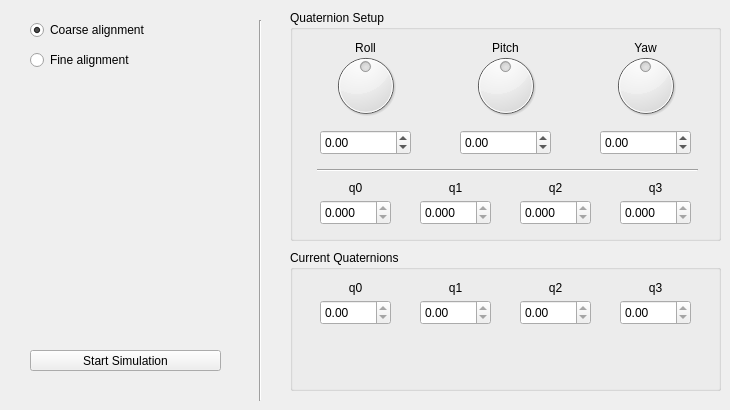
    <widget class="QWidget" name="attitudeControlTab">
     <attribute name="title">
      <string>Attitude Control</string>
     </attribute>
     <widget class="QGroupBox" name="currentQuaternionBox">
      <property name="geometry">
       <rect>
        <x>290</x>
        <y>250</y>
        <width>431</width>
        <height>141</height>
       </rect>
      </property>
      <property name="title">
       <string>Current Quaternions</string>
      </property>
      <widget class="QLabel" name="cur_q0_label">
       <property name="geometry">
        <rect>
         <x>30</x>
         <y>30</y>
         <width>71</width>
         <height>16</height>
        </rect>
       </property>
       <property name="text">
        <string>q0</string>
       </property>
       <property name="alignment">
        <set>Qt::AlignCenter</set>
       </property>
      </widget>
      <widget class="QLabel" name="cur_q1_label">
       <property name="geometry">
        <rect>
         <x>130</x>
         <y>30</y>
         <width>71</width>
         <height>16</height>
        </rect>
       </property>
       <property name="text">
        <string>q1</string>
       </property>
       <property name="alignment">
        <set>Qt::AlignCenter</set>
       </property>
      </widget>
      <widget class="QLabel" name="cur_q2_label">
       <property name="geometry">
        <rect>
         <x>230</x>
         <y>30</y>
         <width>71</width>
         <height>16</height>
        </rect>
       </property>
       <property name="text">
        <string>q2</string>
       </property>
       <property name="alignment">
        <set>Qt::AlignCenter</set>
       </property>
      </widget>
      <widget class="QLabel" name="cur_q3_label">
       <property name="geometry">
        <rect>
         <x>330</x>
         <y>30</y>
         <width>71</width>
         <height>16</height>
        </rect>
       </property>
       <property name="text">
        <string>q3</string>
       </property>
       <property name="alignment">
        <set>Qt::AlignCenter</set>
       </property>
      </widget>
      <widget class="QDoubleSpinBox" name="cur_q0_spinbox">
       <property name="geometry">
        <rect>
         <x>30</x>
         <y>50</y>
         <width>71</width>
         <height>25</height>
        </rect>
       </property>
       <property name="readOnly">
        <bool>true</bool>
       </property>
      </widget>
      <widget class="QDoubleSpinBox" name="cur_q1_spinbox">
       <property name="geometry">
        <rect>
         <x>130</x>
         <y>50</y>
         <width>71</width>
         <height>25</height>
        </rect>
       </property>
       <property name="readOnly">
        <bool>true</bool>
       </property>
      </widget>
      <widget class="QDoubleSpinBox" name="cur_q2_spinbox">
       <property name="geometry">
        <rect>
         <x>230</x>
         <y>50</y>
         <width>71</width>
         <height>25</height>
        </rect>
       </property>
       <property name="readOnly">
        <bool>true</bool>
       </property>
      </widget>
      <widget class="QDoubleSpinBox" name="cur_q3_spinbox">
       <property name="geometry">
        <rect>
         <x>330</x>
         <y>50</y>
         <width>71</width>
         <height>25</height>
        </rect>
       </property>
       <property name="readOnly">
        <bool>true</bool>
       </property>
      </widget>
     </widget>
     <widget class="QGroupBox" name="setupQuaternionBox">
      <property name="geometry">
       <rect>
        <x>290</x>
        <y>10</y>
        <width>431</width>
        <height>231</height>
       </rect>
      </property>
      <property name="title">
       <string>Quaternion Setup</string>
      </property>
      <widget class="QDial" name="roll_dial">
       <property name="geometry">
        <rect>
         <x>40</x>
         <y>30</y>
         <width>71</width>
         <height>91</height>
        </rect>
       </property>
       <property name="toolTip">
        <string extracomment="blarg"/>
       </property>
       <property name="minimum">
        <number>-4500</number>
       </property>
       <property name="maximum">
        <number>4500</number>
       </property>
       <property name="pageStep">
        <number>10</number>
       </property>
       <property name="value">
        <number>0</number>
       </property>
       <property name="orientation">
        <enum>Qt::Horizontal</enum>
       </property>
      </widget>
      <widget class="QDial" name="pitch_dial">
       <property name="geometry">
        <rect>
         <x>180</x>
         <y>30</y>
         <width>71</width>
         <height>91</height>
        </rect>
       </property>
       <property name="accessibleName">
        <string/>
       </property>
       <property name="accessibleDescription">
        <string/>
       </property>
       <property name="autoFillBackground">
        <bool>false</bool>
       </property>
       <property name="minimum">
        <number>-4500</number>
       </property>
       <property name="maximum">
        <number>4500</number>
       </property>
       <property name="singleStep">
        <number>1</number>
       </property>
       <property name="pageStep">
        <number>10</number>
       </property>
       <property name="invertedAppearance">
        <bool>false</bool>
       </property>
       <property name="invertedControls">
        <bool>false</bool>
       </property>
       <property name="wrapping">
        <bool>false</bool>
       </property>
       <property name="notchTarget">
        <double>3.699999999999999</double>
       </property>
       <property name="notchesVisible">
        <bool>false</bool>
       </property>
      </widget>
      <widget class="QDial" name="yaw_dial">
       <property name="geometry">
        <rect>
         <x>320</x>
         <y>30</y>
         <width>71</width>
         <height>91</height>
        </rect>
       </property>
       <property name="minimum">
        <number>-18000</number>
       </property>
       <property name="maximum">
        <number>18000</number>
       </property>
       <property name="wrapping">
        <bool>true</bool>
       </property>
       <property name="notchesVisible">
        <bool>false</bool>
       </property>
      </widget>
      <widget class="QLabel" name="roll_label">
       <property name="geometry">
        <rect>
         <x>50</x>
         <y>30</y>
         <width>51</width>
         <height>16</height>
        </rect>
       </property>
       <property name="text">
        <string>Roll</string>
       </property>
       <property name="alignment">
        <set>Qt::AlignCenter</set>
       </property>
      </widget>
      <widget class="QLabel" name="yaw_label">
       <property name="geometry">
        <rect>
         <x>330</x>
         <y>30</y>
         <width>51</width>
         <height>16</height>
        </rect>
       </property>
       <property name="text">
        <string>Yaw</string>
       </property>
       <property name="alignment">
        <set>Qt::AlignCenter</set>
       </property>
      </widget>
      <widget class="QLabel" name="pitch_label">
       <property name="geometry">
        <rect>
         <x>190</x>
         <y>30</y>
         <width>51</width>
         <height>16</height>
        </rect>
       </property>
       <property name="text">
        <string>Pitch</string>
       </property>
       <property name="alignment">
        <set>Qt::AlignCenter</set>
       </property>
      </widget>
      <widget class="QLabel" name="q0_label">
       <property name="geometry">
        <rect>
         <x>30</x>
         <y>170</y>
         <width>71</width>
         <height>16</height>
        </rect>
       </property>
       <property name="text">
        <string>q0</string>
       </property>
       <property name="alignment">
        <set>Qt::AlignCenter</set>
       </property>
      </widget>
      <widget class="QLabel" name="q1_label">
       <property name="geometry">
        <rect>
         <x>130</x>
         <y>170</y>
         <width>71</width>
         <height>16</height>
        </rect>
       </property>
       <property name="text">
        <string>q1</string>
       </property>
       <property name="alignment">
        <set>Qt::AlignCenter</set>
       </property>
      </widget>
      <widget class="QLabel" name="q2_label">
       <property name="geometry">
        <rect>
         <x>230</x>
         <y>170</y>
         <width>71</width>
         <height>16</height>
        </rect>
       </property>
       <property name="text">
        <string>q2</string>
       </property>
       <property name="alignment">
        <set>Qt::AlignCenter</set>
       </property>
      </widget>
      <widget class="QLabel" name="q3_label">
       <property name="geometry">
        <rect>
         <x>330</x>
         <y>170</y>
         <width>71</width>
         <height>16</height>
        </rect>
       </property>
       <property name="text">
        <string>q3</string>
       </property>
       <property name="alignment">
        <set>Qt::AlignCenter</set>
       </property>
      </widget>
      <widget class="Line" name="horizontalSeparation">
       <property name="geometry">
        <rect>
         <x>27</x>
         <y>150</y>
         <width>381</width>
         <height>20</height>
        </rect>
       </property>
       <property name="orientation">
        <enum>Qt::Horizontal</enum>
       </property>
      </widget>
      <widget class="QDoubleSpinBox" name="roll_spinbox">
       <property name="geometry">
        <rect>
         <x>30</x>
         <y>120</y>
         <width>91</width>
         <height>25</height>
        </rect>
       </property>
       <property name="minimum">
        <double>-45.000000000000000</double>
       </property>
       <property name="maximum">
        <double>45.000000000000000</double>
       </property>
       <property name="value">
        <double>0.000000000000000</double>
       </property>
      </widget>
      <widget class="QDoubleSpinBox" name="pitch_spinbox">
       <property name="geometry">
        <rect>
         <x>170</x>
         <y>120</y>
         <width>91</width>
         <height>25</height>
        </rect>
       </property>
       <property name="decimals">
        <number>2</number>
       </property>
       <property name="minimum">
        <double>-45.000000000000000</double>
       </property>
       <property name="maximum">
        <double>45.000000000000000</double>
       </property>
      </widget>
      <widget class="QDoubleSpinBox" name="yaw_spinbox">
       <property name="geometry">
        <rect>
         <x>310</x>
         <y>120</y>
         <width>91</width>
         <height>25</height>
        </rect>
       </property>
       <property name="minimum">
        <double>-180.000000000000000</double>
       </property>
       <property name="maximum">
        <double>180.000000000000000</double>
       </property>
      </widget>
      <widget class="QDoubleSpinBox" name="q3_spinbox">
       <property name="geometry">
        <rect>
         <x>330</x>
         <y>190</y>
         <width>71</width>
         <height>25</height>
        </rect>
       </property>
       <property name="readOnly">
        <bool>true</bool>
       </property>
       <property name="decimals">
        <number>3</number>
       </property>
       <property name="minimum">
        <double>-1.000000000000000</double>
       </property>
       <property name="maximum">
        <double>1.000000000000000</double>
       </property>
      </widget>
      <widget class="QDoubleSpinBox" name="q2_spinbox">
       <property name="geometry">
        <rect>
         <x>230</x>
         <y>190</y>
         <width>71</width>
         <height>25</height>
        </rect>
       </property>
       <property name="readOnly">
        <bool>true</bool>
       </property>
       <property name="decimals">
        <number>3</number>
       </property>
       <property name="minimum">
        <double>-1.000000000000000</double>
       </property>
       <property name="maximum">
        <double>1.000000000000000</double>
       </property>
      </widget>
      <widget class="QDoubleSpinBox" name="q1_spinbox">
       <property name="geometry">
        <rect>
         <x>130</x>
         <y>190</y>
         <width>71</width>
         <height>25</height>
        </rect>
       </property>
       <property name="readOnly">
        <bool>true</bool>
       </property>
       <property name="decimals">
        <number>3</number>
       </property>
       <property name="minimum">
        <double>-1.000000000000000</double>
       </property>
       <property name="maximum">
        <double>1.000000000000000</double>
       </property>
      </widget>
      <widget class="QDoubleSpinBox" name="q0_spinbox">
       <property name="geometry">
        <rect>
         <x>30</x>
         <y>190</y>
         <width>71</width>
         <height>25</height>
        </rect>
       </property>
       <property name="readOnly">
        <bool>true</bool>
       </property>
       <property name="decimals">
        <number>3</number>
       </property>
       <property name="minimum">
        <double>-1.000000000000000</double>
       </property>
       <property name="maximum">
        <double>1.000000000000000</double>
       </property>
      </widget>
     </widget>
     <widget class="QRadioButton" name="coarseAlignment_radiobutton">
      <property name="geometry">
       <rect>
        <x>30</x>
        <y>20</y>
        <width>131</width>
        <height>20</height>
       </rect>
      </property>
      <property name="text">
       <string>Coarse alignment</string>
      </property>
      <property name="checked">
       <bool>true</bool>
      </property>
     </widget>
     <widget class="QRadioButton" name="fineAlignment_radiobutton">
      <property name="geometry">
       <rect>
        <x>30</x>
        <y>50</y>
        <width>131</width>
        <height>20</height>
       </rect>
      </property>
      <property name="text">
       <string>Fine alignment</string>
      </property>
     </widget>
     <widget class="Line" name="line">
      <property name="geometry">
       <rect>
        <x>250</x>
        <y>20</y>
        <width>20</width>
        <height>381</height>
       </rect>
      </property>
      <property name="orientation">
       <enum>Qt::Vertical</enum>
      </property>
     </widget>
     <widget class="QPushButton" name="simulationButton">
      <property name="geometry">
       <rect>
        <x>30</x>
        <y>350</y>
        <width>191</width>
        <height>21</height>
       </rect>
      </property>
      <property name="text">
       <string>Start Simulation</string>
      </property>
      <property name="checkable">
       <bool>false</bool>
      </property>
      <property name="checked">
       <bool>false</bool>
      </property>
      <property name="autoExclusive">
       <bool>false</bool>
      </property>
      <property name="autoDefault">
       <bool>false</bool>
      </property>
      <property name="default">
       <bool>false</bool>
      </property>
      <property name="flat">
       <bool>false</bool>
      </property>
     </widget>
    </widget>
